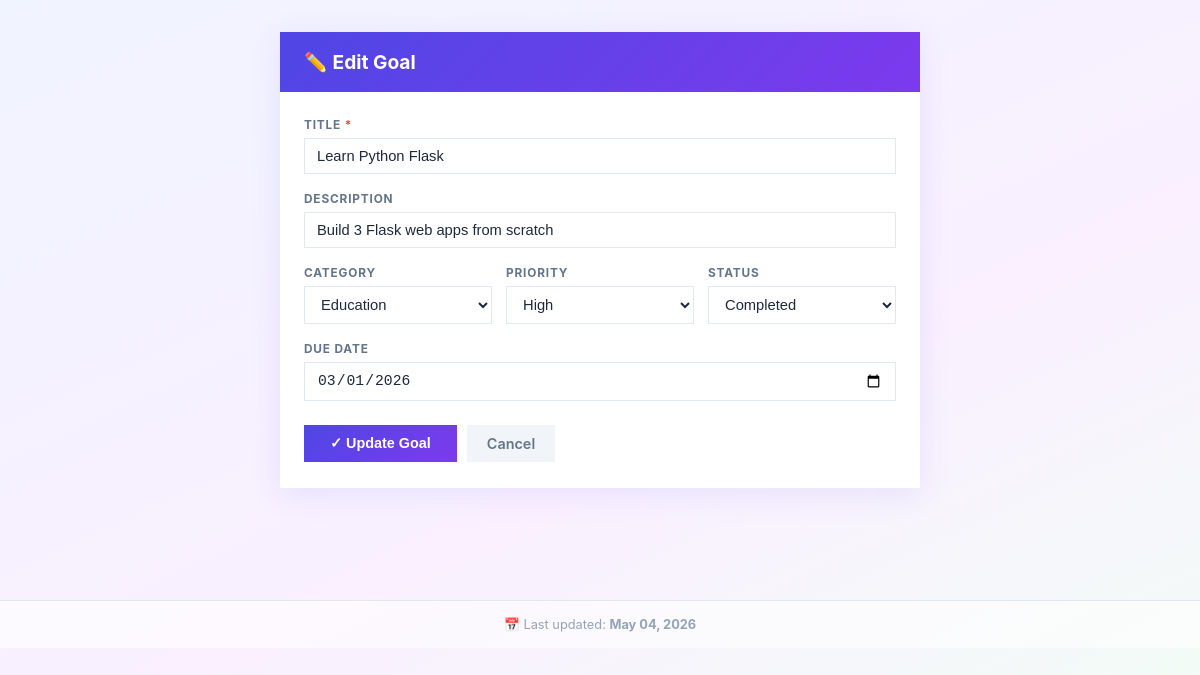
Page /edit/2 on the committed database.
### tables this page shows
CREATE TABLE goals (
            id           INTEGER PRIMARY KEY AUTOINCREMENT,
            title        TEXT NOT NULL,
            description  TEXT DEFAULT '',
            category     TEXT NOT NULL DEFAULT 'Personal',
            priority     TEXT NOT NULL DEFAULT 'Medium',
            status       TEXT NOT NULL DEFAULT 'Not Started',
            due_date     TEXT DEFAULT '',
            created_date TEXT DEFAULT '',
            updated_at   TEXT DEFAULT ''
        );

### app.py (the view, shortened to what this page needs)
@app.route("/edit/<int:id>", methods=["GET", "POST"])
def edit(id):
    conn = get_db()
    goal = conn.execute("SELECT * FROM goals WHERE id=?", (id,)).fetchone()
    conn.close()
    if not goal:
        return redirect(url_for("index"))
    error = None
    return render_template("edit.html",
        goal=goal, categories=CATEGORIES, priorities=PRIORITIES, statuses=STATUSES, error=error)

### app.py (called while the page is built)
def get_db():
    conn = sqlite3.connect(DB_PATH)
    conn.row_factory = sqlite3.Row
    return conn

@app.context_processor
def inject_globals():
    try:
        conn = get_db()
        result = conn.execute("SELECT MAX(updated_at) FROM goals").fetchone()
        conn.close()
        lu = result[0] if result and result[0] else None
        if lu:
            dt = datetime.strptime(lu[:19], "%Y-%m-%d %H:%M:%S")
            lu = dt.strftime("%B %d, %Y")
        else:
            lu = "N/A"
    except Exception:
        lu = "N/A"
    return dict(last_updated=lu, today_iso=date.today().isoformat())

### templates/edit.html (shortened to what this page needs)
{% extends "base.html" %}
{% block content %}
<div class="form-page">
  <div class="form-card">
    <div class="form-card-header">
      <h2>&#x270F;&#xFE0F; Edit Goal</h2>
    </div>
    <div class="form-card-body">
      <form method="POST" action="{{ url_for('edit', id=goal.id) }}">
        <div class="form-group">
          <label for="title">Title <span class="req">*</span></label>
          <input type="text" id="title" name="title" required value="{{ goal.title }}">
        </div>
        <div class="form-group">
          <label for="description">Description</label>
          <input type="text" id="description" name="description" value="{{ goal.description or '' }}">
        </div>
        <div class="form-row-3">
          <div class="form-group">
            <label for="category">Category</label>
            <select id="category" name="category">
              {% for c in categories %}
              <option value="{{ c }}" {% if goal.category == c %}selected{% endif %}>{{ c }}</option>
              {% endfor %}
            </select>
          </div>
          <div class="form-group">
            <label for="priority">Priority</label>
            <select id="priority" name="priority">
              {% for p in priorities %}
              <option value="{{ p }}" {% if goal.priority == p %}selected{% endif %}>{{ p }}</option>
              {% endfor %}
            </select>
          </div>
          <div class="form-group">
            <label for="status">Status</label>
            <select id="status" name="status">
              {% for s in statuses %}
              <option value="{{ s }}" {% if goal.status == s %}selected{% endif %}>{{ s }}</option>
              {% endfor %}
            </select>
          </div>
        </div>
        <div class="form-group">
          <label for="due_date">Due Date</label>
          <input type="date" id="due_date" name="due_date" value="{{ goal.due_date or '' }}">
        </div>
        <div class="form-actions">
          <button type="submit" class="btn-save">&#x2713; Update Goal</button>
          <a href="{{ url_for('index') }}" class="btn-cancel">Cancel</a>
        </div>
      </form>
    </div>
  </div>
</div>
{% endblock %}

### static/style.css (style rules this page uses)
:root { --p-low: #16a34a; --p-medium: #2563eb; --p-high: #ea580c; --p-urgent: #dc2626; --s-not-started: #6b7280; --s-in-progress: #2563eb; --s-on-hold: #d97706; --s-completed: #16a34a; --s-overdue: #dc2626; --cat-personal: #8b5cf6; --cat-career: #0891b2; --cat-health: #16a34a; --cat-financial: #d97706; --cat-education: #2563eb; --cat-other: #6b7280; --grad: linear-gradient(135deg, #4f46e5 0%, #7c3aed 100%); --bg: linear-gradient(155deg, #f0f4ff 0%, #faf0ff 55%, #f0fff4 100%); }
* { box-sizing: border-box; margin: 0; padding: 0; }
body { font-family: -apple-system, BlinkMacSystemFont, 'Segoe UI', Roboto, sans-serif; background: var(--bg); min-height: 100vh; color: #1e293b; }
.form-page { max-width: 640px; margin: 32px auto; }
.form-card { background: #fff; box-shadow: 0 6px 30px rgba(79,70,229,0.1); overflow: hidden; }
.form-card-header { background: var(--grad); padding: 18px 24px; }
.form-card-header h2 { color: #fff; font-size: 1.2rem; font-weight: 700; }
.form-card-body { padding: 26px 24px; }
.form-row-3 { display: grid; grid-template-columns: 1fr 1fr 1fr; gap: 14px; }
.form-group { margin-bottom: 18px; }
.form-group label { display: block; font-size: 0.74rem; font-weight: 700; text-transform: uppercase; letter-spacing: 0.07em; color: #64748b; margin-bottom: 6px; }
.req { color: #ef4444; }
.form-group input[type=text], .form-group input[type=date], .form-group select { width: 100%; padding: 9px 12px; border: 1.5px solid #e2e8f0; border-radius: 0; font-size: 0.92rem; color: #1e293b; background: #fff; }
.form-actions { display: flex; gap: 10px; padding-top: 6px; }
.btn-save { background: var(--grad); color: #fff; padding: 10px 26px; border: none; font-size: 0.9rem; font-weight: 700; cursor: pointer; border-radius: 0; }
.btn-cancel { background: #f1f5f9; color: #64748b; padding: 10px 20px; border: none; font-size: 0.9rem; font-weight: 600; text-decoration: none; display: inline-block; border-radius: 0; cursor: pointer; }
select option[value="High"] { background: #ffedd5; color: #7c2d12; }
select option[value="Completed"] { background: #dcfce7; color: #14532d; }
select option[value="Education"] { background: #dbeafe; color: #1e3a8a; }

### rows in the picture
goals: title "Learn Python Flask", description "Build 3 Flask web apps from scratch", category "Education", priority "High", status "Completed", due_date "03/01/2026"

### other values in the picture
{{ last_updated }} "May 04, 2026"
